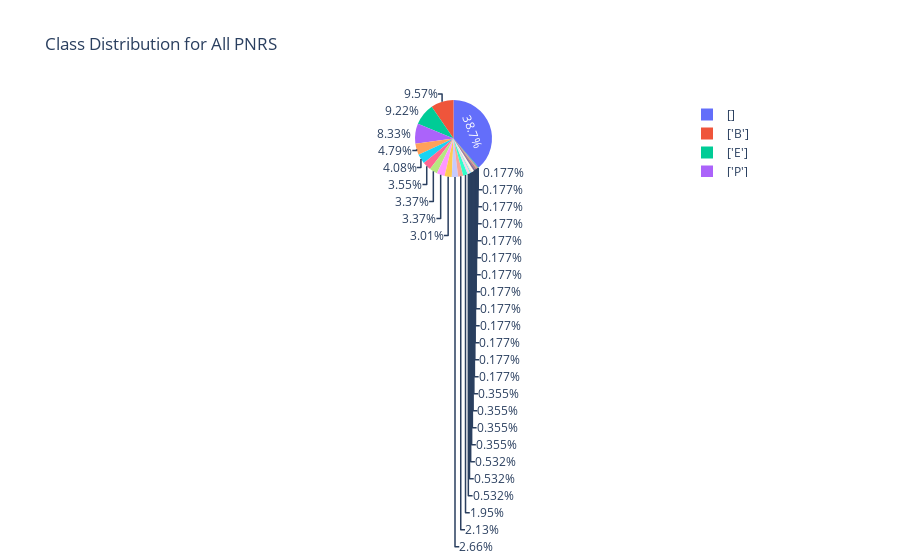
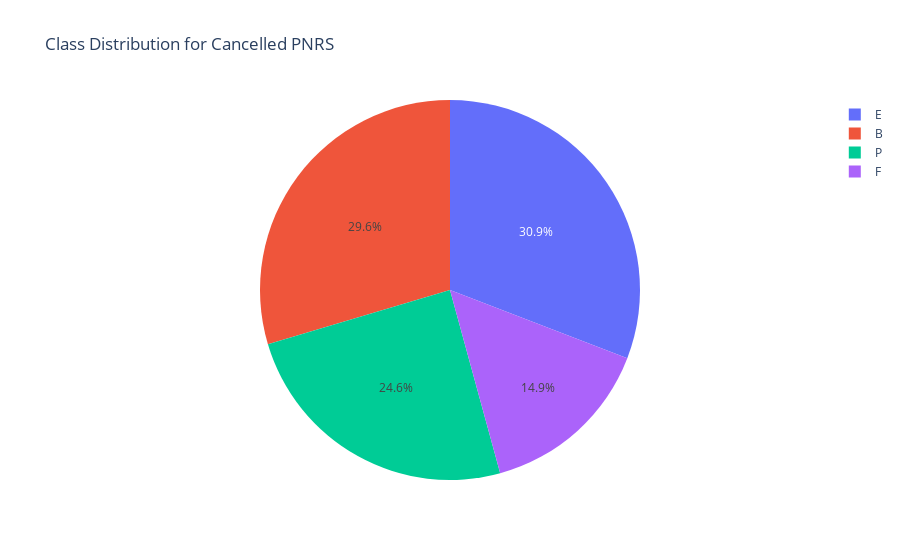

Source (notebook cell) for these figures, in order:
### Code cell
# plot for class distribution for cancelled flights
fig = px.pie(df, names='allocated_classes', title='Class Distribution for All PNRS')

# plot for class distribution for cancelled flights
fig2 = px.pie(df, names='canclled_class', title='Class Distribution for Cancelled PNRS')
fig.show()
fig2.show()

### Figure 1 — Plotly figure (JSON) as saved in the notebook; plotly's stock layout.template omitted (floating-point values rounded to 4 significant figures; data arrays with more than 128 entries replaced by an {"elided": "..."} marker saying what was removed)
{"data": [{"domain": {"x": [0, 1], "y": [0, 1]}, "hovertemplate": "allocated_classes=%{label}<extra></extra>", "labels": {"elided": "564 str values"}, "legendgroup": "", "name": "", "showlegend": true, "type": "pie"}], "layout": {"legend": {"tracegroupgap": 0}, "title": {"text": "Class Distribution for All PNRS"}}}

### Figure 2 — Plotly figure (JSON) as saved in the notebook; plotly's stock layout.template omitted (floating-point values rounded to 4 significant figures; data arrays with more than 128 entries replaced by an {"elided": "..."} marker saying what was removed)
{"data": [{"domain": {"x": [0, 1], "y": [0, 1]}, "hovertemplate": "canclled_class=%{label}<extra></extra>", "labels": {"elided": "564 str values"}, "legendgroup": "", "name": "", "showlegend": true, "type": "pie"}], "layout": {"legend": {"tracegroupgap": 0}, "title": {"text": "Class Distribution for Cancelled PNRS"}}}
